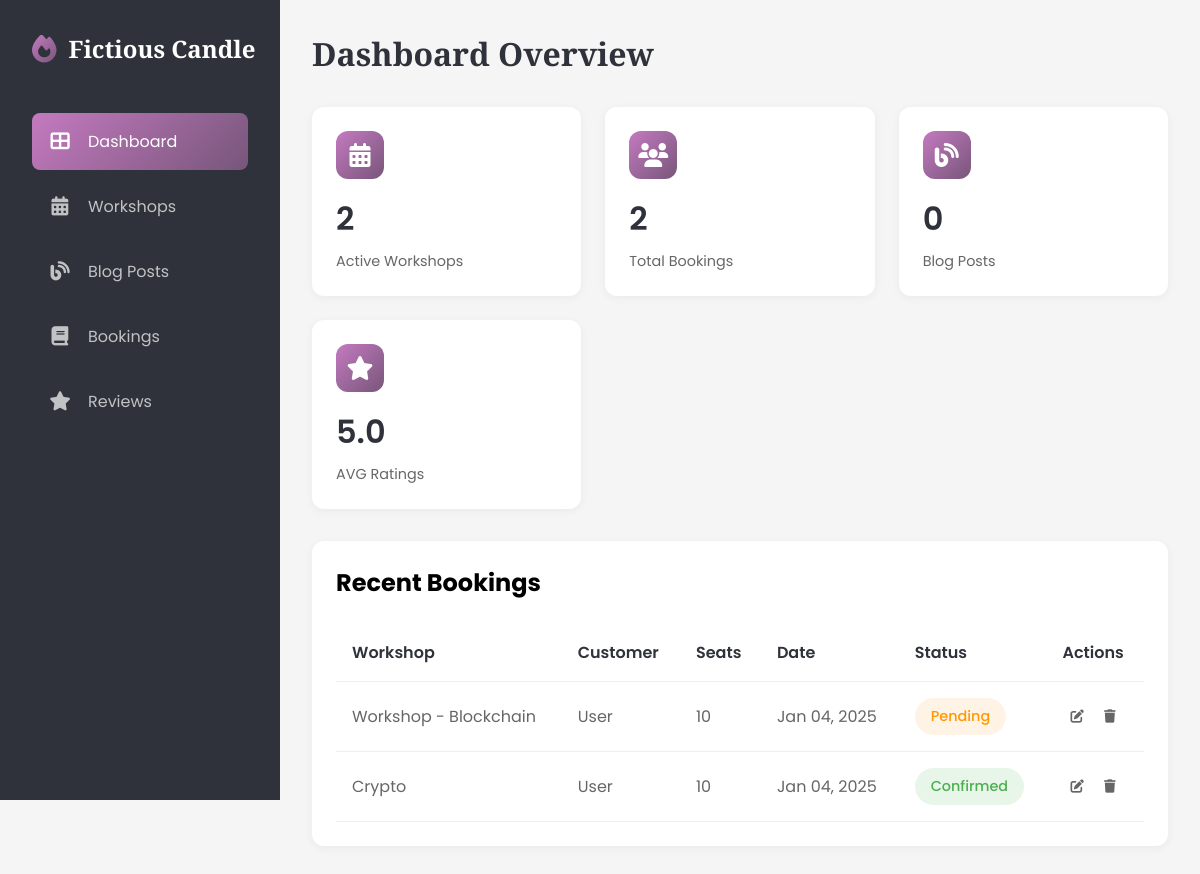
The page /dashboard/ (signed in) on the database its author committed.
### candle/models.py (models this page shows, shortened)
class Config(models.Model):
    site_name = models.CharField(max_length=255)
    site_title = models.CharField(max_length=255)
    site_description = models.TextField()
    facebook_url = models.URLField(blank=True, null=True)
    instagram_url = models.URLField(blank=True, null=True)
    pinterest_url = models.URLField(blank=True, null=True)
    created_at = models.DateTimeField(auto_now_add=True)
    updated_at = models.DateTimeField(auto_now=True)
    class Meta:
        verbose_name = 'Site Configuration'
        verbose_name_plural = 'Site Configuration'
    def as_dict(self):
        return {
            'site_name': self.site_name or '',
            'site_title': self.site_title or '',
            'site_description': self.site_description or '',
            'facebook_url': self.facebook_url or '',
            'instagram_url': self.instagram_url or '',
            "pinterest_url": self.pinterest_url or ""
        }

class Booking(models.Model):
    STATUS_CHOICES = [
        ('confirmed', 'Confirmed'),
        ('pending', 'Pending'),
        ('cancelled', 'Cancelled'),
    ]
    user = models.ForeignKey(User, on_delete=models.CASCADE, related_name='bookings', related_query_name='booking')
    workshop = models.ForeignKey(CandleWorkshop, on_delete=models.CASCADE, related_name='bookings', related_query_name='booking')
    booking_date = models.DateTimeField(auto_now_add=True)
    number_of_seats = models.IntegerField()
    status = models.CharField(
        max_length=10,
        choices=STATUS_CHOICES,
        default='pending'
    )
    class Meta:
        ordering = ['-booking_date']

class CandleWorkshop(models.Model):
    title = models.CharField(max_length=255)
    description = models.TextField()
    duration = models.FloatField(
        help_text='Duration of the workshop in hours (e.g., 1.5 for 1.5 hours)'
    )
    thumbnail = models.ImageField(
        upload_to='workshop_thumbnails/',
        null=True,
        blank=True,
        help_text='Featured image for the workshop'
    )
    date = models.DateField()
    time = models.TimeField()
    price = models.DecimalField(max_digits=10, decimal_places=2)
    capacity = models.IntegerField()
    class Meta:
        ordering = ("-date",)

### candle/views.py (the view)
# urls.py: path("",DashboardView.as_view(),name="dashboard")
class DashboardView(LoginRequiredMixin,TemplateView):
    template_name = "candle/dashboard/home.html"
    def get_context_data(self, **kwargs):
        context = super().get_context_data(**kwargs)
        user = self.request.user
        context["active_menu"] = "dashboard"
        if user.is_superuser:
            context['recent_bookings'] = Booking.objects.all()[:6]
            context['active_workshops'] = CandleWorkshop.objects.count()
            context['total_bookings'] = Booking.objects.count()
            context['total_blog_posts'] = Blogpost.objects.count()
            context['average_rating'] = Review.get_average_rating()
        else:
            context['recent_bookings'] = Booking.objects.filter(user=user)[:6]
            context['total_bookings'] = Booking.objects.filter(user=user).count()
            context['total_blog_posts'] = Blogpost.objects.filter(author=user).count()
            context['average_rating'] = Review.get_average_rating(user=user)
        return context

### candle/context_processors.py (called while the page is built)
def company_info(request):
    config = {
        "latest_blogs":Blogpost.objects.all()[:6],
        "latest_workshops":CandleWorkshop.objects.all()[:6]
    }
    try:
        config.update(Config.objects.first().as_dict())
    except Exception as e:
        pass
    return config

### candle/models.py (called while the page is built)
    @classmethod
    def get_average_rating(cls, user=None):
        reviews = cls.objects.all()
        if user:
            reviews = reviews.filter(user=user)
        avg_rating = reviews.aggregate(models.Avg('rating'))['rating__avg']
        return round(avg_rating, 1) if avg_rating else 0

### candle/templates/candle/dashboard/home.html (shortened to what this page needs)
{% extends 'candle/dashboard/base.html' %}
{% block content %}
<main class="main-content">
    <div class="page-header">
        <h1 class="page-title">Dashboard Overview</h1>
    </div>
    <div class="dashboard-grid">
        {% if user.is_superuser %}
        <div class="stat-card">
            <div class="stat-header">
                <div class="stat-icon">
                    <i class="fas fa-calendar-alt"></i>
                </div>
            </div>
            <div class="stat-value">{{active_workshops}}</div>
            <div class="stat-label">Active Workshops</div>
        </div>
        {% endif %}
        <div class="stat-card">
            <div class="stat-header">
                <div class="stat-icon">
                    <i class="fas fa-users"></i>
                </div>
            </div>
            <div class="stat-value">{{total_bookings}}</div>
            <div class="stat-label">{% if not user.is_superuser %}My {% endif %}Total Bookings</div>
        </div>
        <div class="stat-card">
            <div class="stat-header">
                <div class="stat-icon">
                    <i class="fas fa-blog"></i>
                </div>
            </div>
            <div class="stat-value">{{total_blog_posts}}</div>
            <div class="stat-label">{% if not user.is_superuser %}My {% endif %} Blog Posts</div>
        </div>
        <div class="stat-card">
            <div class="stat-header">
                <div class="stat-icon">
                    <i class="fas fa-star"></i>
                </div>
            </div>
            <div class="stat-value">{{average_rating}}</div>
            <div class="stat-label">AVG Ratings{% if not user.is_superuser %} I’ve Given{% endif %}</div>
        </div>
    </div>
    <div class="table-container">
        <div class="table-header">
            <h2>Recent Bookings</h2>
        </div>
        {% if not recent_bookings %}
        <div class="empty-state">
            <i class="fas fa-calendar-xmark"></i>
            <p>No Recent Bookings</p>
            <span>New bookings will appear here</span>
        </div>
        {% else %}
        <table>
            <thead>
                <tr>
                    <th>Workshop</th>
                    {% if user.is_superuser %}
                    <th>Customer</th>
                    {% endif %}
                    <th>Seats</th>
                    <th>Date</th>
                    <th>Status</th>
                    <th>Actions</th>
                </tr>
            </thead>
            <tbody>
                {% for booking in recent_bookings %}
                    <tr>
                        <td>{{booking.workshop.title}}</td>
                        {% if user.is_superuser %}
                        <td>{{booking.user.get_full_name|default:"User"}}</td>
                        {% endif %}
                        <td>{{booking.number_of_seats}}</td>
                        <td>{{booking.booking_date|date:"M d, Y"}}</td>
                        <td><span class="status status-{{booking.status}}">{{booking.get_status_display}}</span></td>
                        <td>
                            <button class="action-btn" onclick="openBookingModal({{booking.id}})"><i class="fas fa-edit"></i></button>
                            <form method="post" action="{% url 'candle:delete_bookings' booking.id %}" class="delete-form">
                                <button type="submit" class="action-btn">
                                    <i class="fas fa-trash"></i>
                                </button>
                            </form>
                        </td>
                    </tr>
                {% endfor %}
            </tbody>
        </table>
        {% endif %}
    </div>
</main>
{% endblock content %}

### candle/templates/candle/dashboard/fragments/sidebar.html (shortened to what this page needs)
<aside class="sidebar">
    <div class="logo">
        <i class="fas fa-fire"></i>
        <span>{{site_name}}</span>
    </div>
    <ul class="nav-menu">
        <li class="nav-item">
            <a href="{% url 'candle:dashboard' %}" class="nav-link {% if active_menu == 'dashboard'%} active {% endif %}">
                <i class="fas fa-th-large"></i>
                <span>Dashboard</span>
            </a>
        </li>
        {% if user.is_superuser %}
        <li class="nav-item">
            <a href="{% url 'candle:dashboard_workshops' %}" class="nav-link">
                <i class="fas fa-calendar-alt"></i>
                <span>Workshops</span>
            </a>
        </li>
        <li class="nav-item">
            <a href="{% url 'candle:dashboard_blogs' %}" class="nav-link {% if active_menu == 'blogs'%} active {% endif %}">
                <i class="fas fa-blog"></i>
                <span>{% if not user.is_superuser %}My {% endif %}Blog Posts</span>
            </a>
        </li>
        {% endif %}
        <li class="nav-item">
            <a href="{% url 'candle:dashboard_bookings' %}" class="nav-link {% if active_menu == 'bookings'%} active {% endif %}">
                <i class="fas fa-book"></i>
                <span>{% if not user.is_superuser %}My {% endif %}Bookings</span>
            </a>
        </li>
        <li class="nav-item">
            <a href="{% url 'candle:dashboard_reviews' %}" class="nav-link">
                <i class="fas fa-star"></i>
                <span>{% if not user.is_superuser %}My {% endif %}Reviews</span>
            </a>
        </li>
    </ul>
</aside>

### candle/static/candle/dashboard/main.css (style rules this page uses)
:root { --color-dark: #2F323A; --color-purple: #77567A; --color-magenta: #C47AC0; --color-pink: #E39EC1; --color-light: #DEBAC0; --gradient-primary: linear-gradient(135deg, var(--color-magenta), var(--color-purple)); --gradient-hover: linear-gradient(135deg, var(--color-purple), var(--color-magenta)); }
* { margin: 0; padding: 0; box-sizing: border-box; }
body { font-family: 'Poppins', sans-serif; background-color: #f5f5f5; display: flex; min-height: 100vh; overflow-x: hidden; }
.sidebar { width: 280px; background: var(--color-dark); min-height: 100vh; padding: 2rem; position: fixed; left: 0; top: 0; transition: all 0.3s ease; z-index: 1000; }
.logo { color: white; font-size: 1.5rem; font-weight: bold; font-family: 'Playfair Display', serif; display: flex; align-items: center; gap: 0.75rem; margin-bottom: 3rem; white-space: nowrap; padding-right: 1rem; }
.logo i { background: var(--gradient-primary); -webkit-background-clip: text; -webkit-text-fill-color: transparent; font-size: 1.75rem; flex-shrink: 0; }
.nav-menu { list-style: none; }
.nav-item { margin-bottom: 0.5rem; position: relative; }
.nav-link { color: rgba(255, 255, 255, 0.7); text-decoration: none; display: flex; align-items: center; padding: 1rem; border-radius: 8px; transition: all 0.3s ease; white-space: nowrap; }
.nav-link i { margin-right: 1rem; font-size: 1.2rem; min-width: 24px; text-align: center; }
.nav-link.active, .nav-link:hover { background: var(--gradient-primary); color: white; }
.main-content { flex: 1; margin-left: 280px; padding: 2rem; transition: all 0.3s ease; width: calc(100% - 280px); }
.page-header { display: flex; justify-content: space-between; align-items: center; margin-bottom: 2rem; flex-wrap: wrap; gap: 1rem; }
.page-title { font-family: 'Playfair Display', serif; color: var(--color-dark); font-size: clamp(1.5rem, 4vw, 2rem); }
.dashboard-grid { display: grid; grid-template-columns: repeat(auto-fit, minmax(250px, 1fr)); gap: 1.5rem; margin-bottom: 2rem; }
.stat-card { background: white; padding: 1.5rem; border-radius: 12px; box-shadow: 0 2px 10px rgba(0, 0, 0, 0.05); transition: transform 0.3s ease; }
.stat-header { display: flex; justify-content: space-between; align-items: center; margin-bottom: 1rem; }
.stat-icon { width: 48px; height: 48px; border-radius: 12px; display: flex; align-items: center; justify-content: center; background: var(--gradient-primary); color: white; font-size: 1.5rem; }
.stat-value { font-size: clamp(1.5rem, 3vw, 2rem); font-weight: 600; color: var(--color-dark); margin-bottom: 0.5rem; }
.stat-label { color: #666; font-size: 0.9rem; }
.table-container { background: white; border-radius: 12px; padding: 1.5rem; box-shadow: 0 2px 10px rgba(0, 0, 0, 0.05); margin-bottom: 2rem; overflow-x: auto; }
.table-header { display: flex; justify-content: space-between; align-items: center; margin-bottom: 1.5rem; flex-wrap: wrap; gap: 1rem; }
.table-header h2 { font-size: clamp(1.2rem, 3vw, 1.5rem); }
table { width: 100%; border-collapse: collapse; min-width: 600px; }
th, td { padding: 1rem; text-align: left; border-bottom: 1px solid #eee; }
th { font-weight: 600; color: var(--color-dark); white-space: nowrap; }
td { color: #666; }
.status { padding: 0.5rem 1rem; border-radius: 50px; font-size: 0.9rem; font-weight: 500; display: inline-block; white-space: nowrap; }
.status-pending { background: #fff3e5; color: #ff9800; }
.status-confirmed { background: #e8f5e9; color: #4caf50; }
.action-btn { padding: 0.5rem; border: none; background: none; color: #666; cursor: pointer; transition: all 0.3s ease; }
.delete-form { display: inline; }

### rows shown on the page
Config: site_name "Fictious Candle"
Booking: workshop "Workshop - Blockchain", user.get_full_name "User", number_of_seats "10", booking_date "Jan 04, 2025", status "Pending"
Booking: workshop "Crypto", user.get_full_name "User", number_of_seats "10", booking_date "Jan 04, 2025", status "Confirmed"

### other values the page prints
{{ active_workshops }} "2"
{{ total_bookings }} "2"
{{ total_blog_posts }} "0"
{{ average_rating }} "5.0"
